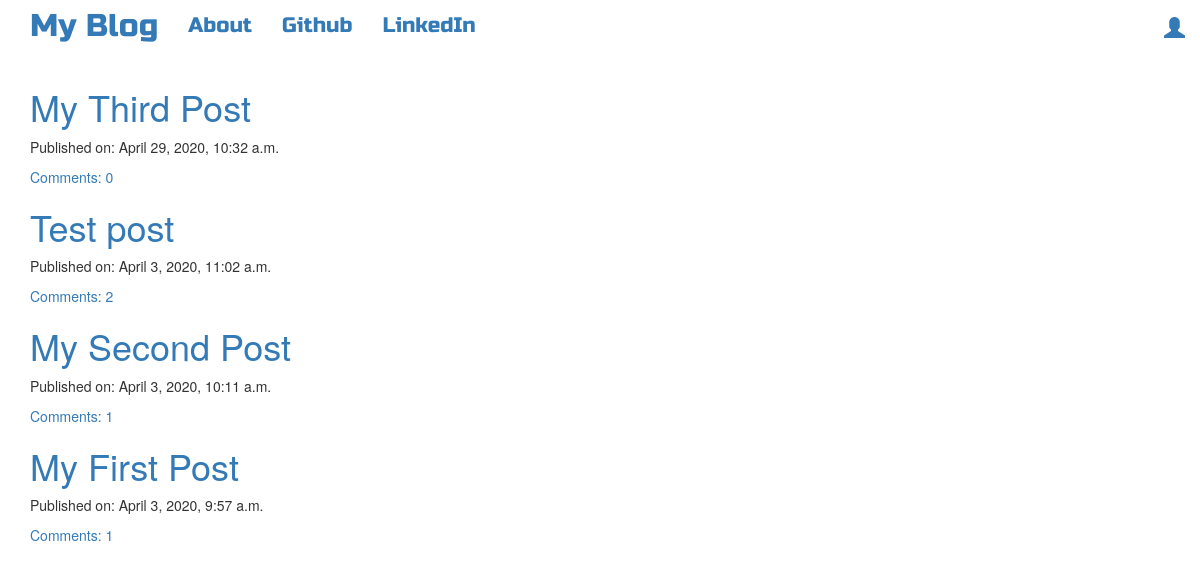
The page / on the database its author committed.
### blog/models.py (models this page shows, shortened)
class Post(models.Model):
    author=models.ForeignKey('auth.User',on_delete=models.CASCADE)
    title=models.CharField(max_length=256)
    text=models.TextField()
    created_date=models.DateTimeField(default=timezone.now)
    published_date=models.DateTimeField(blank=True,null=True)
    objects=models.Manager()
    object=models.Manager()
    def approve_comments(self):
        return self.comments.filter(approved_comment=True)

### blog/views.py (the view)
# urls.py: url(r'^$',views.PostListView.as_view(),name='post_list'),
class PostListView(ListView):
    model=Post
    def get_queryset(self):
        return Post.object.filter(published_date__lte=timezone.now()).order_by('-published_date')

### blog/templates/blog/post_list.html (shortened to what this page needs)
{% extends "blog/base.html" %}
{% block content %}
<div class="centerstage">
  {% for post in post_list %}
  <div class="post">
    <h1><a href="{% url 'post_detail' pk=post.pk %}">{{ post.title }}</a></h1>
    <div class="date">
      <p>Published on: {{post.published_date}}</p>
    </div>
    <a href="{% url 'post_detail' pk=post.pk %}">Comments: {{ post.approve_comments.count }}</a>
  </div>
  {% endfor %}
</div>
{% endblock %}

### blog/templates/blog/base.html (shortened to what this page needs)
<!DOCTYPE html>
{% load static %}
<html lang="en" dir="ltr">
  <head>
             <link rel="stylesheet" href="https://maxcdn.bootstrapcdn.com/bootstrap/3.4.1/css/bootstrap.min.css">
    <link rel="stylesheet" href="//cdn.jsdelivr.net/npm/medium-editor@latest/dist/css/medium-editor.min.css" type="text/css" media="screen" charset="utf-8">
    <link rel="stylesheet" href="{% static 'css/blog.css' %}">
  </head>
  <body class='loader'>
    <nav class="navbar navabar-default techfont custom-navbar">
      <div class="container">
        <ul class="nav navbar-nav">
          <li><a class='navbar-brand bigbrand' href="{% url 'post_list' %}">My Blog</a></li>
          <li><a href="{% url 'about' %}">About</a></li>
          <li><a href="https://www.github.com">Github</a></li>
          <li><a href="https://www.linkedin.com">LinkedIn</a></li>
        </ul>
        <ul class="nav navbar-nav navbar-right">
          {% if user.is_authenticated %}
          <li><a href="{% url 'post_new' %}">New Post</a></li>
          <li><a href="{% url 'post_draft_list' %}">Drafts</a></li>
          <li><a href="{% url 'logout' %}">Log Out</a></li>
          <li><a>Welcome: {{user.username}}</a></li>
          {% else %}
          <li><a class='nav navbar-right' href="{% url 'login' %}"><span class='glyphicon glyphicon-user'></span></a></li>
          {% endif %}
        </ul>
      </div>
    </nav>
    <div class="content container">
      <div class="row">
        <div class="col-md-8">
          <div class="blog_posts">
            {% block content %}
            {% endblock %}
          </div>
        </div>
      </div>
    </div>
  </body>
</html>

### blog/static/css/blog.css (style rules this page uses)
.techfont { font-family: 'Russo One',sans-serif; font-size: 1.5em; margin-bottom: 10px; }
.bigbrand { font-size:1.5em; }
.centerstage { margin-left:auto; margin-right:auto; }
.loader { filter:hue-rotate(0deg); color:linear-gradient(45deg,#0f8,#08f); animation:hue 10000ms infinite linear; }

### rows shown on the page
Post: title "My Third Post", published_date "April 29, 2020, 10:32 a.m.", approve_comments.count "0"
Post: title "Test post", published_date "April 3, 2020, 11:02 a.m.", approve_comments.count "2"
Post: title "My Second Post", published_date "April 3, 2020, 10:11 a.m.", approve_comments.count "1"
Post: title "My First Post", published_date "April 3, 2020, 9:57 a.m.", approve_comments.count "1"
